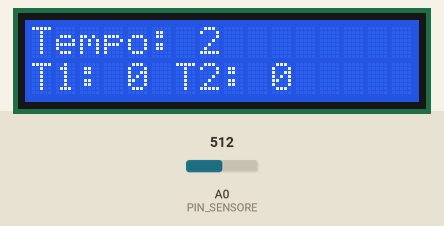
Recording of a sketch running on a simulated Arduino Uno, built with avr-gcc and run on an emulated ATmega328P. Parts: 16×2 character LCD. Inputs (shaded band) come from the test bench; at power-on: A0 (PIN_SENSORE) = 512. What the sketch prints to the serial monitor is not drawn.

Above: at 1.2 s.
1.3 s: A0 (PIN_SENSORE) set to 685
At 3.4 s:
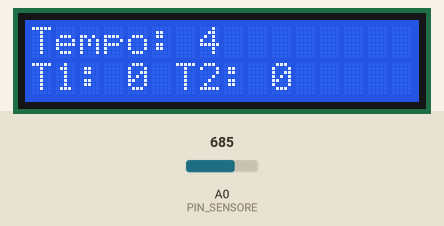
3.5 s: A0 (PIN_SENSORE) set to 716
5.0 s: A0 (PIN_SENSORE) set to 511
At 5.7 s:
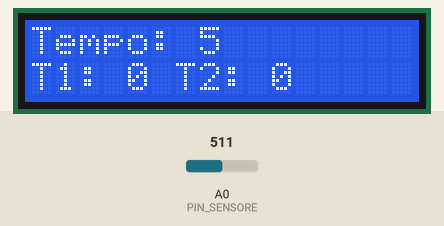
Timing chart, 0 to 8.0 s (numbered marks = the images above; inputs shaded):
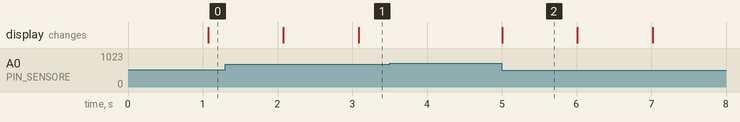

Measured:
- after the input at 3.5 s, every drawn part: stays the same
- after the input at 5.0 s, the display: changes at once (image 2)
- what the display in image 2 shows lasts 1.0 s, from 5.0 s to 6.0 s

The sketch:

contatori.ino
```cpp
/* Questo programma funziona come un cronometro
   Si possono prendere solo due tempi, ma si possono facilmente aggiungerne
   altri nel programma
   Il funzionamento è molto semplice: oscurando la fotoresistenza (regolandone
   la sensibitià tramite un potenziometro) si "prende" il primo tempo,
   oscurandola una seconda volta si "prende" il secondo e una terza
   oscurazione azzera tutti i risultati
   Questo programma funziona solo con i secondi, ma si può facilmente cambiarli
   con millisecondi o altro
*/

#include <LiquidCrystal.h>

//definisco i numeri dei pin e le tolleranze
//definisco il pin del sensore
#define PIN_SENSORE A0
//i sei pin seguenti servono unicamente per far funzionare il display
#define PIN_RS 2
#define PIN_E 3

#define PIN_BUS4 4
#define PIN_BUS5 5
#define PIN_BUS6 6
#define PIN_BUS7 7
//definicso una tolleranza o un valore standard per la fotoresistenza
#define TOLLERANZA 700

//credo quattro diverse variabili tempo1, tempo2, tempo_attuale e
//bottone_premuto
//le prime tre servono per mostrare sul display i tempi mentre l'ultima
//serve per sapere quante volte è stato oscurata la fotoresistenza
int tempo1, tempo2, tempo_attuale, bottone_premuto;

LiquidCrystal schermo(PIN_RS, PIN_E, PIN_BUS4, PIN_BUS5, PIN_BUS6, PIN_BUS7);

void setup() {
  // ...
  Serial.begin(9600);

  schermo.begin(16, 2);

  pinMode(PIN_SENSORE, INPUT);

  tempo1 = 0;
  tempo2 = 0;
  tempo_attuale = 0;
  bottone_premuto = 0;
}

void loop() {
  // ...
  Serial.println(analogRead(PIN_SENSORE));

  if (bottone_premuto == 6) {
  	tempo_attuale = 0;
  	tempo1 = 0;
  	tempo2 = 0;
  	bottone_premuto = 0;
  } else {
  	if ((analogRead(PIN_SENSORE)) > TOLLERANZA) {
      bottone_premuto ++;

  	  while((analogRead(PIN_SENSORE)) > TOLLERANZA);
    }
      if(bottone_premuto == 2) {
        tempo1 = tempo_attuale;
        bottone_premuto = 3;
      } else if(bottone_premuto == 4) {
        tempo2 = tempo_attuale;
        bottone_premuto = 5;
      }

    tempo_attuale ++;
	}
  //debug
  Serial.print("Tempo: ");
  Serial.println(tempo_attuale);
  Serial.print("1: ");
  Serial.println(tempo1);
  Serial.print("2: ");
  Serial.println(tempo2);
  //display
  schermo.clear();
  schermo.print("Tempo: ");
  schermo.print(tempo_attuale);

  schermo.setCursor(0, 1);
  schermo.print("T1: ");
  schermo.print(tempo1);
  schermo.print(" T2: ");
  schermo.print(tempo2);

  delay(1000);
}
```
